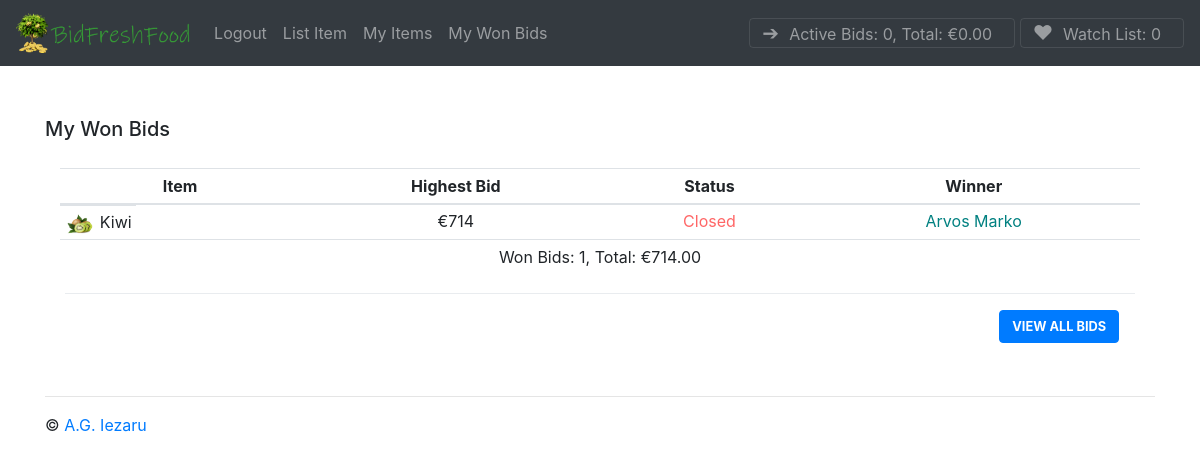
The app's page /my-won-bids/ (signed in) with its own data.
### tables this page shows
CREATE TABLE "auctions_listing" ("id" integer NOT NULL PRIMARY KEY AUTOINCREMENT, "datetime" datetime NOT NULL, "title" varchar(64) NOT NULL, "description" varchar(256) NOT NULL, "currentBidValue" decimal NOT NULL, "imageURL" varchar(256) NOT NULL, "isOpen" bool NOT NULL, "user_id" integer NOT NULL REFERENCES "auctions_user" ("id") DEFERRABLE INITIALLY DEFERRED, "winner_id" integer NOT NULL REFERENCES "auctions_user" ("id") DEFERRABLE INITIALLY DEFERRED);

### bidfreshfood.py (the view)
@app.route("/my-won-bids/")
def myWon():
    if session:
        won_auctions = db.execute(
            "SELECT * FROM auctions_listing where isOpen == 0 and winner_id = :user_id",
            user_id=session["uid"],
        )
        auctionsLen = len(won_auctions)
        auctions = db.execute("SELECT * FROM auctions_listing")
        users = db.execute("SELECT id,first_name,last_name FROM auctions_user")
        userlist = {}
        for user in users:
            userlist[user["id"]] = [user["first_name"], user["last_name"]]
        watchList = db.execute(
            "SELECT * FROM auctions_listing_watchListUsers where user_id = :user_id",
            user_id=session["uid"],
        )
        watchListLen = len(watchList)
        activeBids = {}
        bidsSum = 0
        user_bids_sum = 0
        bidMoney = {}
        listings = db.execute(
            "SELECT id, listing_id, value FROM auctions_bid WHERE user_id = :userid",
            userid=session["uid"],
        )
        for listing in listings:
            activeBids[listing["listing_id"]] = [listing["value"], listing["id"]]
            bidMoney[listing["listing_id"]] = listing["value"]
        for bid in bidMoney:
            bidsSum += bidMoney[bid]
        for auction in won_auctions:
            user_bids_sum += auction["currentBidValue"]
        bidsLen = len(bidMoney)
        won_bids = len(won_auctions)
        return render_template(
            "my-won-bids.html",
            activeBids=activeBids,
            auctions=auctions,
            auctionsLen=auctionsLen,
            won_auctions=won_auctions,
            won_bids=won_bids,
            user_bids_sum=user_bids_sum,
            session=session,
            userlist=userlist,
            watchList=watchList,
            watchListLen=watchListLen,
            bidsSum=bidsSum,
            bidsLen=bidsLen,
        )
    else:
        abort(401)

### templates/my-won-bids.html (shortened to what this page needs)
{% extends "base.html" %}
{% block body %}
  <div aria-hidden="true" class="mainBids">
    <div>
      <div>
        <div>
          <h5 class="modal-title" id="exampleModalLongTitle">My Won Bids</h5><br>
        </div>
        <div>
          <div id="shoppingCart">
            <div class="container">
              <div class="row">
                <div class="col-sm">
                  <table class="table table-sm">
                    <thead>
                      <tr>
                        <th scope="col">Item</th>
                        <th scope="col">Highest Bid</th>
						<th scope="col">Status</th>
						<th scope="col">Winner</th>
                      </tr>
                    </thead>
                    <tbody>
                    {% if won_bids != 0 %}
                    {% for auction in won_auctions %}
                      <tr>
                        <td class="bidItem"><img src="{{auction["imageURL"]}}" width="30px" alt="{{auction["title"]}}" /><span class="listItem">{{auction["title"]}}</span></td>
                        <td>€{{ auction["currentBidValue"] }}</td>
						{%if auction["isOpen"] > 0 %}
							<td class="active">Active</td>
							<td>Not Decided</td>
						{% else %}
							<td class="closed">Closed</td>
							<td class="active">{{ userlist[auction["winner_id"]] | join(" ") }}</td>
						{% endif %}
                     </tr>
                    </tbody>
                    {% endfor %}
					<tfoot>
                      <tr>
                        <td colSpan="7">Won Bids: {{ won_bids }}, Total: {{ '€{:,.2f}'.format(user_bids_sum) }}<br /><br />
                          <div class="modal-footer">
                            <a href="/"><button type="button" class="btn btn-primary main-button">View All Bids</button></a>
                          </div>
                        </td>
                      </tr>
                    </tfoot>
                    {% endif %}
                  </table>
                </div>
              </div>
            </div>
          </div>
        </div>
      </div>
    </div>
  </div>
    </div>
  </main>
{% endblock %}

### static/css/custom.css (style rules this page uses)
.mainBids { padding-top: 40px; }
.listItem { padding-left:5px; }
.active { color: #008080; }
.closed { color: #FF6666; }
.bidItem { float: left; }
.main-button { text-transform: uppercase; font-size: 0.8em; font-weight: bold; }
tr { text-align: center; }

### records on screen
auctions_listing: imageURL (picture), title "Kiwi", currentBidValue "714", userlist "Arvos Marko"

### other values on screen
{{ bidsLen }} "0"
{{ '{:,.2f}'.format(bidsSum) }} "0.00"
{{ watchListLen }} "0"
{{ won_bids }} "1"
{{ '€{:,.2f}'.format(user_bids_sum) }} "€714.00"
